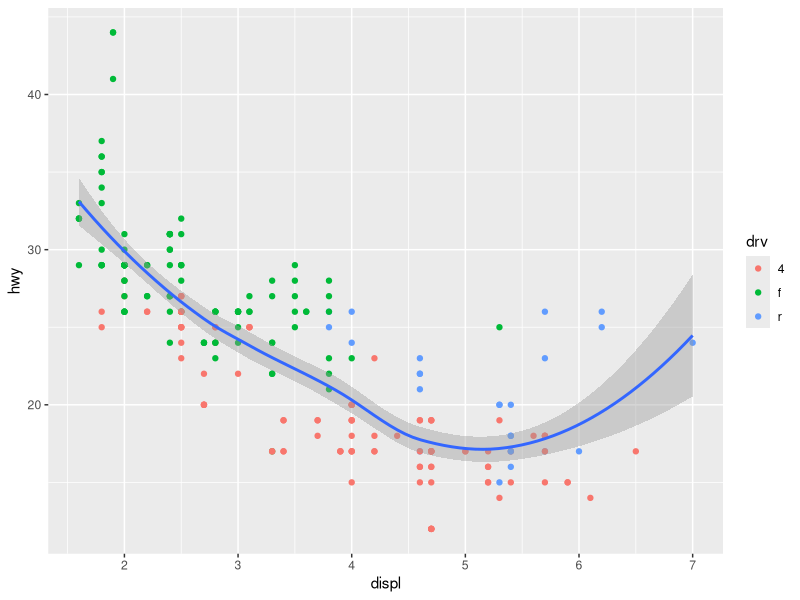

Here is the R script that generated this plot:
## ---- chunk 1
knitr::opts_chunk$set(echo = TRUE)
## ---- chunk 2
library(ggplot2)
ggplot(mpg, aes(x = displ, y = hwy)) + geom_point(aes(color = drv)) + geom_smooth()
